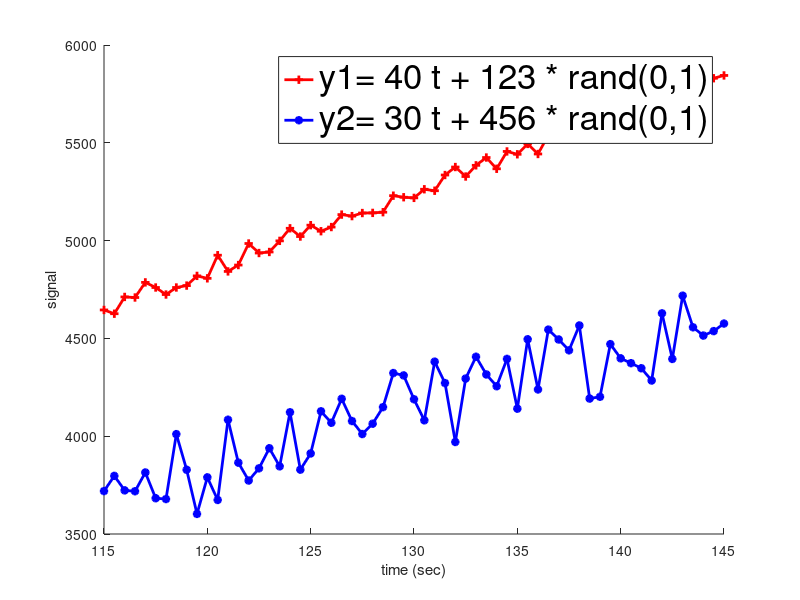

Write the MATLAB code that produced this figure. (Note: this script raises an error after producing the figure.)
function test_chadGreeneTrend
%
% this function is used to test and understand chadGreeneTrend()
%
close all

addpath('./util');

Fs = 2;                % sampling rate (per unit time)
dt = 1/Fs;             % sampling time interval
t = (115:dt:145)';     % time vector sampled at Fs per unit time
y1 = 40*t + 123*rand(size(t)); % forced trend of 40 units y per second
y2 = 30*t + 456*rand(size(t)); % forced trend of 30 units y per second

%
LW=2;
figure
hold on;
plot(t,y1, 'r-+','linewidth', LW);
plot(t,y2,'b-*', 'linewidth', LW);
xlabel ( 'time (sec)');
ylabel ( 'signal');
leg = legend('y1= 40 t + 123 * rand(0,1)', 'y2= 30 t + 456 * rand(0,1)');
set(leg,'FontSize',25);
ax = gca;
ax.FontSize = 15;

% call chadGreeneTrend and check estimated slope
s = chadGreeneTrend([y1, y2], Fs);
size(s);
disp(s)
end